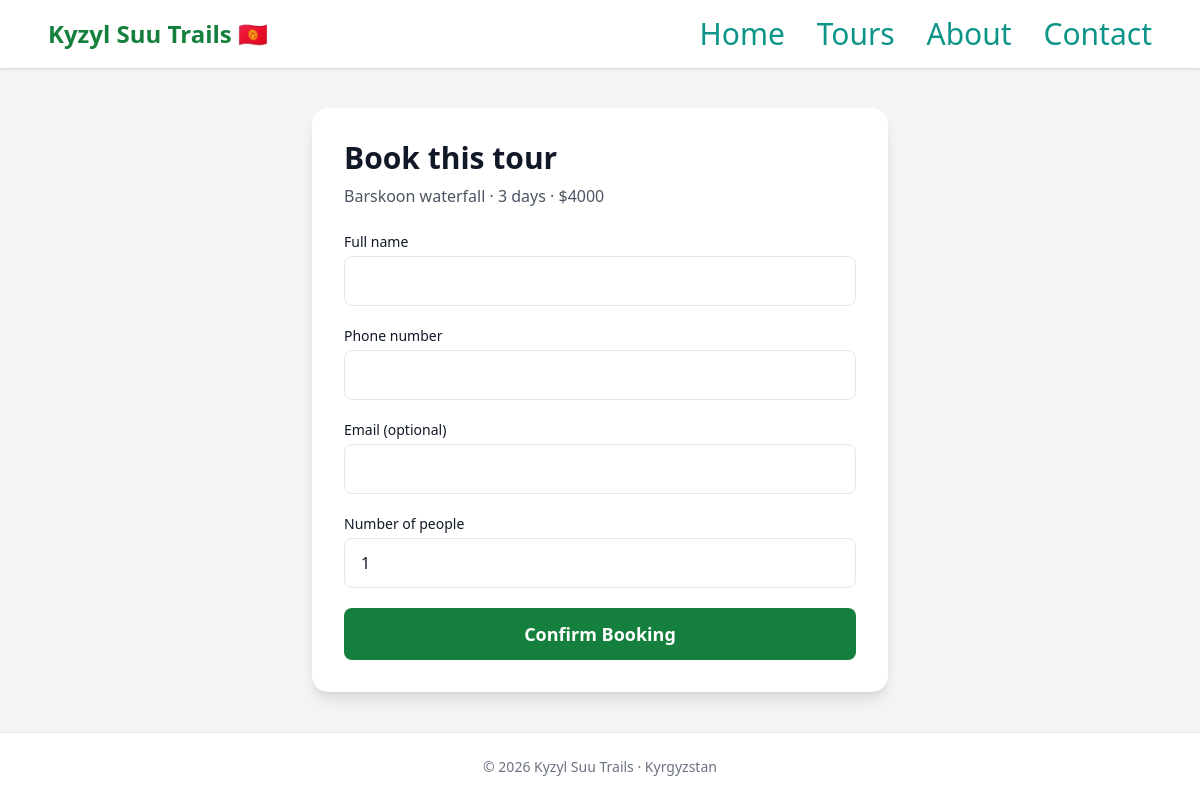
The app's page /create/4/ with its own data.
### tours/models.py (models this page shows, shortened)
class Tour(models.Model):
    title = models.CharField(max_length=200)
    description = models.TextField()
    duration_days = models.PositiveIntegerField()
    price = models.PositiveIntegerField()
    max_people = models.PositiveIntegerField(default=10)
    image = models.ImageField(upload_to='media', blank=True, null=True)
    created_at = models.DateTimeField(auto_now_add=True)

### orders/views.py (the view)
# urls.py: path("create/<int:tour_id>/", create_order, name="create_order"),
def create_order(request, tour_id):
    tour = get_object_or_404(Tour, id=tour_id)
    if request.method == "POST":
        form = OrderForm(request.POST)
        if form.is_valid():
            order = form.save(commit=False)
            order.tour = tour
            existing_people = sum(
    o.people for o in tour.orders.all()
)
            if existing_people + order.people > tour.max_people:
                form.add_error("people", "Not enough available spots for this tour.")
            else:
                order.save()
            return redirect("orders:order_success")
    else:
        form = OrderForm()
    return render(request, "orders/create_order.html", {
        "tour": tour,
        "form": form
    })

### orders/forms.py
class OrderForm(forms.ModelForm):
    class Meta:
        model = Order
        fields = ["full_name", "phone", "email", "people"]
        widgets = {
            "full_name": forms.TextInput(attrs={
                "placeholder": "Your full name"
            }),
            "phone": forms.TextInput(attrs={
                "placeholder": "+996 XXX XXX XXX"
            }),
            "email": forms.EmailInput(attrs={
                "placeholder": "Email (optional)"
            }),
            "people": forms.NumberInput(attrs={
                "min": 1
            }),
        }

### config/orders/templates/orders/create_order.html (shortened to what this page needs)
{% extends "core/base.html" %}
{% block content %}
<div class="max-w-xl mx-auto bg-white p-8 rounded-2xl shadow-lg">
    <h1 class="text-3xl font-bold mb-2">
        Book this tour
    </h1>
    <p class="text-gray-600 mb-6">
        {{ tour.title }} · {{ tour.duration_days }} days · ${{ tour.price }}
    </p>
    <form method="post" class="space-y-5">
        <div>
            <label class="block text-sm font-medium mb-1">
                Full name
            </label>
            <input type="text" name="full_name"
                   value="{{ form.full_name.value|default:'' }}"
                   class="w-full border rounded-lg px-4 py-3 focus:ring-2 focus:ring-green-600 focus:outline-none"
                   required>
        </div>
        <div>
            <label class="block text-sm font-medium mb-1">
                Phone number
            </label>
            <input type="text" name="phone"
                   value="{{ form.phone.value|default:'' }}"
                   class="w-full border rounded-lg px-4 py-3 focus:ring-2 focus:ring-green-600 focus:outline-none"
                   required>
        </div>
        <div>
            <label class="block text-sm font-medium mb-1">
                Email (optional)
            </label>
            <input type="email" name="email"
                   value="{{ form.email.value|default:'' }}"
                   class="w-full border rounded-lg px-4 py-3 focus:ring-2 focus:ring-green-600 focus:outline-none">
        </div>
        <div>
            <label class="block text-sm font-medium mb-1">
                Number of people
            </label>
            <input type="number" name="people" min="1"
                   value="{{ form.people.value|default:1 }}"
                   class="w-full border rounded-lg px-4 py-3 focus:ring-2 focus:ring-green-600 focus:outline-none">
        </div>
        <button type="submit"
                class="w-full bg-green-700 text-white py-3 rounded-lg text-lg font-semibold hover:bg-green-800 transition">
            Confirm Booking
        </button>
    </form>
</div>
{% endblock %}

### records on screen
Tour: title "Barskoon waterfall", duration_days "3", price "4000"
